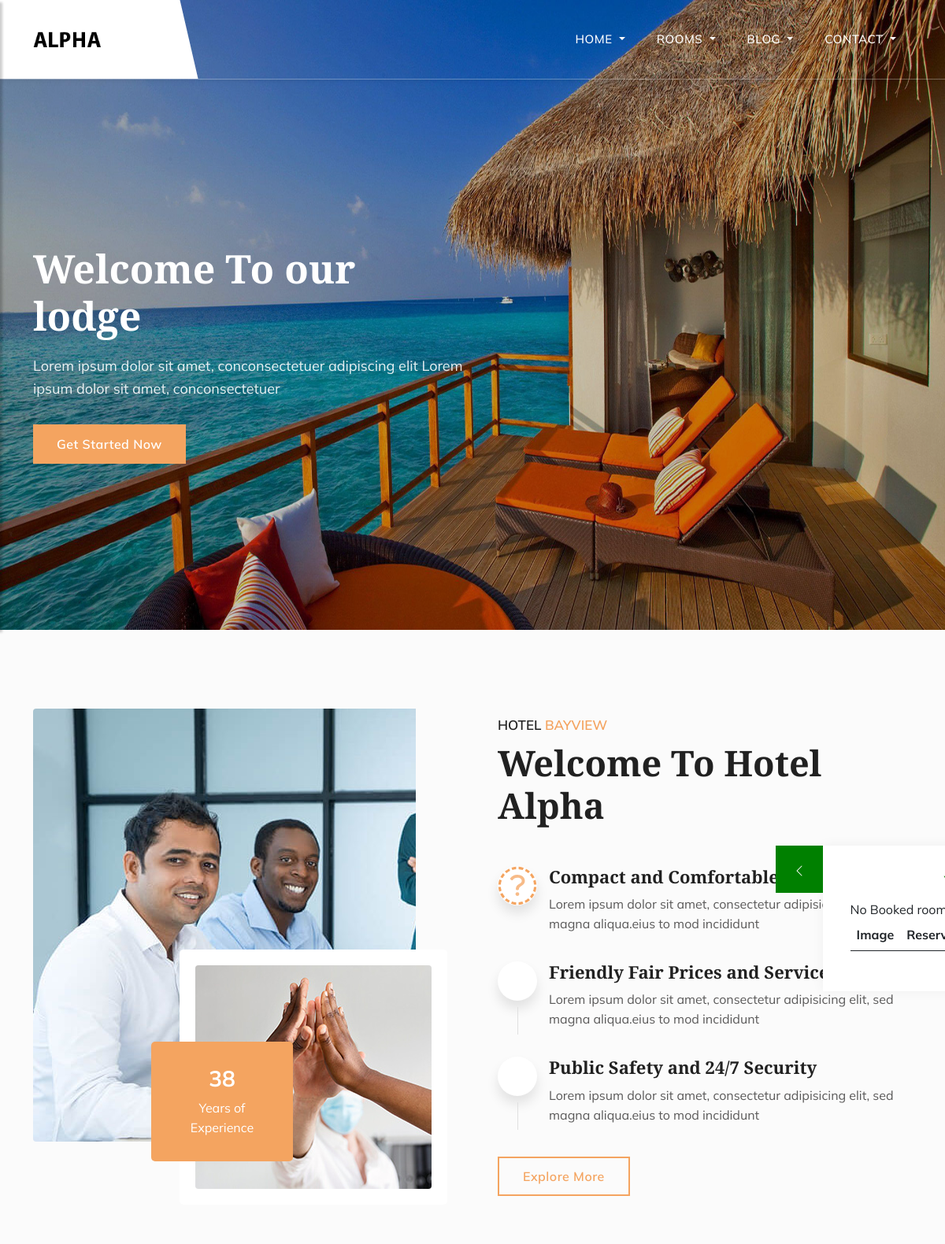
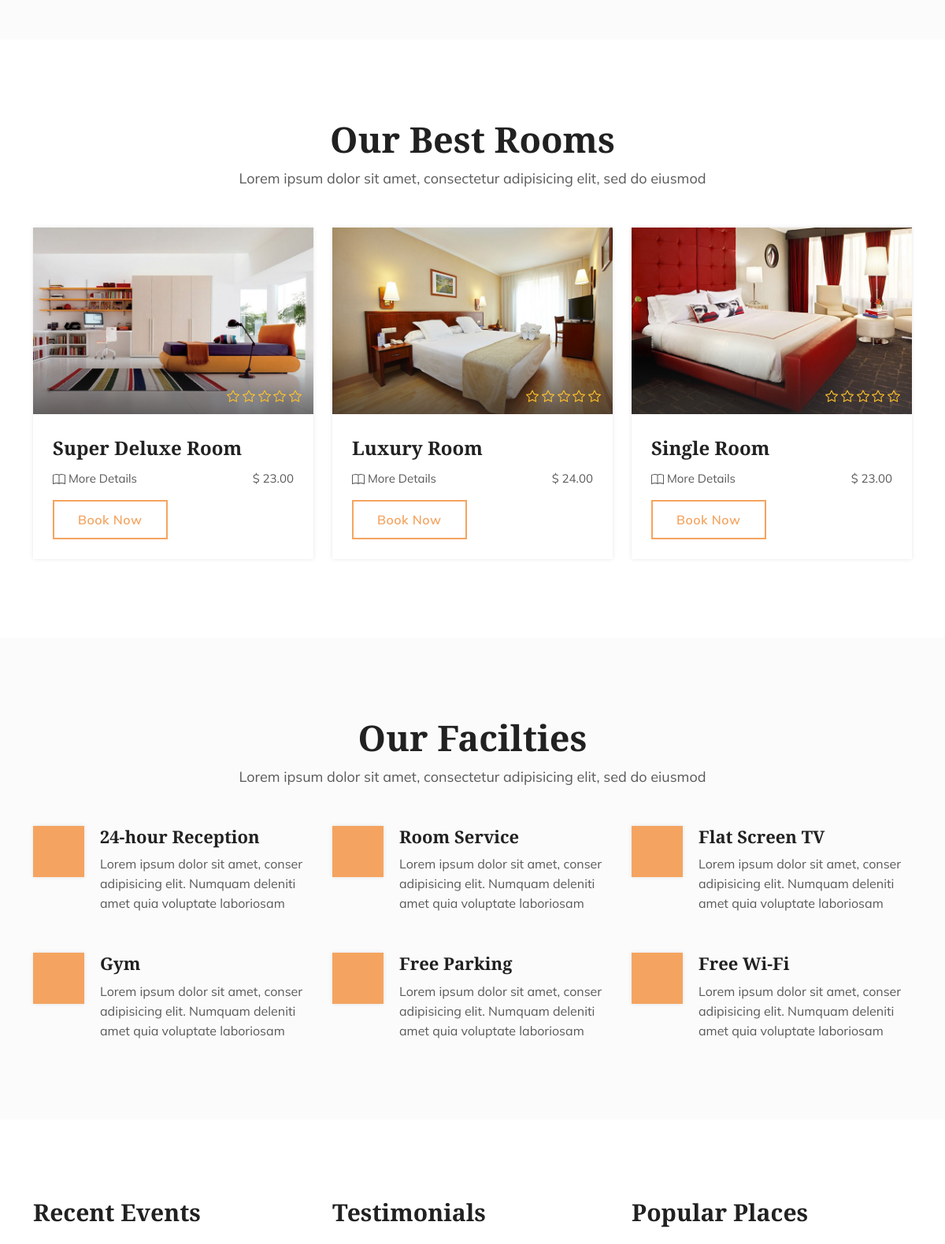
The page / (upper part) on the database its author committed (2 pictures, top to bottom).
### lodge_app/models.py (models this page shows, shortened)
class Room(models.Model):
    number = models.IntegerField()
    lodge = models.ForeignKey("Lodge", on_delete=models.CASCADE)
    name = models.CharField(max_length=50)
    price = models.DecimalField(max_digits=12, decimal_places=2)
    published = models.BooleanField(default=True, null=True)
    booked = models.BooleanField(default=False, null=True)
    description = models.TextField(null = True)
    thumbnail= models.ImageField(upload_to='rooms_images/%Y/%m/%d/', null=True)
    updated_at = models.DateTimeField(auto_now=True)
    created_at = models.DateTimeField(auto_now_add=True, null=True)
    class Meta:
        verbose_name = "Room"
        verbose_name_plural = "Rooms"
        db_table = "Lodge_room"

### lodge_app/views.py (the view)
# urls.py: path('', views.index, name='home'),
def index(request):
    user = request.user if type(request.user) is not AnonymousUser else None
    try:
        rooms = Room.objects.filter(published=True, booked=False).order_by('-created_at')
        my_booked_rooms = Reservation.objects.filter(guest=user)
        context = {
            'our_best_rooms': rooms,
            'my_booked_rooms': my_booked_rooms
        }
        return render(request, template_name='index.html', context=context)
    except:
        rooms = Room.objects.filter(published=True, booked=False).order_by('-created_at')
        context = {
            'our_best_rooms': rooms,
        }
        return render(request, template_name='index.html', context=context)

### templates/index.html (shortened to what this page needs)
<!DOCTYPE html>
<html lang="zxx">
{% load static %}
{% include 'html_utils/head.html' %}
<body>
<div class="option-panel option-panel-collased">
    <h2 style="color:green;">Your Reserved Rooms</h2>
    <table class="table">
        <thead>
            <tr>
             <th scope="col">Image</th>
            <th scope="col">Reservation code</th>
            </tr>
        </thead>
    </table>
    <div style="background-color: green;" class="setting-button">
        <svg xmlns="http://www.w3.org/2000/svg" width="16" height="16" fill="currentColor" class="bi bi-chevron-left" viewBox="0 0 16 16">
        <path fill-rule="evenodd" d="M11.354 1.646a.5.5 0 0 1 0 .708L5.707 8l5.647 5.646a.5.5 0 0 1-.708.708l-6-6a.5.5 0 0 1 0-.708l6-6a.5.5 0 0 1 .708 0z"/>
        </svg>
    </div>
</div>
{% include 'html_utils/header.html' %}
<div class="banner" id="banner-2">
    <div id="carouselExampleFade" class="carousel slide carousel-fade" data-bs-ride="carousel">
        <div class="carousel-inner">
            <div class="carousel-item item active">
                <img class="d-block w-100 h-100" src="{% static 'assets/img/img-3.jpg'%}" alt="banner">
                <div class="carousel-caption banner-slider-inner d-flex h-100">
                    <div class="carousel-content container align-self-center">
                        <div class="row bti-section">
                            <div class="col-lg-7 col-md-12 align-self-center">
                                <div class="banner-test-info wow fadeInLeft delay-04s">
                                    <h2>Welcome To our lodge</h2>
                                    <p>Lorem ipsum dolor sit amet, conconsectetuer adipiscing elit Lorem ipsum dolor sit amet, conconsectetuer</p>
                                    <a class="btn-lg btn-4 btn-6" href="#">Get Started Now</a>
                                </div>
                            </div>
                        </div>
                    </div>
                </div>
            </div>
        </div>
    </div>
</div>
<div class="about-hotel-alpha content-area-6">
    <div class="container">
        <div class="row">
            <div class="col-lg-6 col-md-12 wow fadeInLeft delay-04s">
                <div class="about-img-section">
                    <div class="image-box">
                        <div class="image-1"><img src="{% static 'assets/img/img-4.jpg'%}" class="rounded" alt="photo"></div>
                        <div class="image-2"><img src="{% static 'assets/img/img-5.jpg'%}" class="rounded" alt="photo"></div>
                    </div>
                    <div class="about-box-Experience">
                        <h3 class="text-white">38</h3>
                        <p class="mb-0 text-white">Years of Experience</p>
                    </div>
                </div>
            </div>
            <div class="col-lg-6 col-md-12 wow fadeInRight delay-04s align-self-center">
                <div class="about-content-section">
                    <h5>Hotel <span>Bayview</span></h5>
                    <h1>Welcome To Hotel Alpha</h1>
                    <ul class="network-list mb-40">
                        <li>
                            <i class="icon fa fa-building-o"></i>
                            <h4>Compact and Comfortable Rooms</h4>
                            <p>Lorem ipsum dolor sit amet, consectetur adipisicing elit, sed magna aliqua.eius to mod incididunt</p>
                        </li>
                        <li>
                            <i class="icon flaticon-room-service"></i>
                            <h4>Friendly Fair Prices and Service</h4>
                            <p>Lorem ipsum dolor sit amet, consectetur adipisicing elit, sed magna aliqua.eius to mod incididunt</p>
                        </li>
                        <li>
                            <i class="icon flaticon-school-call-phone-reception"></i>
                            <h4>Public Safety and 24/7 Security</h4>
                            <p>Lorem ipsum dolor sit amet, consectetur adipisicing elit, sed magna aliqua.eius to mod incididunt</p>
                        </li>
                    </ul>
                    <a class="btn-lg btn-5" href="#"><span>Explore More</span></a>
                </div>
            </div>
        </div>
    </div>
</div>
<div class="content-area hotel-section bg-grey">
    <div class="overlay">
        <div class="container">
            <div class="main-title">
                <h1>Our Best Rooms</h1>
                <p>Lorem ipsum dolor sit amet, consectetur adipisicing elit, sed do eiusmod</p>
            </div>
            <div class="row wow fadeInUp delay-04s">
               {% for room in our_best_rooms %}
                <div class="col-lg-4 col-md-6 col-sm-12">
                    <div class="hotel-box">
                        <div class="photo-thumbnail">
                            <div class="photo">
                                <img src="{{room.thumbnail.url}}" alt="photo" class="img-fluid w-100">
                            </div>
                            <div class="pr">
                                <div class="rating">
                                </div>
                            </div>
                        </div>
                        <div class="detail clearfix">
                            <h3>
                                <a href="{% url 'room_details' room.id %}">{{room.name}}</a>
                            </h3>
                            <p style="display:flex; justify-content: space-between;" class="location">
                                <a href="{% url 'room_details' room.id %}">
                                   More Details
                                </a>
                                  <span>$ {{room.price}}<span/>
                            </p>
                            <div  class="fecilities w-100">
                                <a class="btn-lg btn-5" href="{% url 'room_details' room.id %}"><span>Book Now</span></a>
                            </div>
                        </div>
                    </div>
                </div>
                {%empty%}
                No rooms
              {%endfor%}
            </div>
        </div>
    </div>
</div>
<div class="our-facilties-section content-area-5">
    <div class="overlay">
        <div class="container">
            <div class="main-title">
                <h1>Our Facilties</h1>
                <p>Lorem ipsum dolor sit amet, consectetur adipisicing elit, sed do eiusmod</p>
            </div>
            <div class="row">
                <div class="col-lg-4 col-md-6 col-sm-12 wow fadeInLeft delay-04s">
                    <div class="services-box-2 d-flex">
                        <div class="icon">
                            <i class="flaticon-school-call-phone-reception"></i>
                        </div>
                        <div class="contant">
                            <h3><a href="#">24-hour Reception</a></h3>
                            <p>Lorem ipsum dolor sit amet, conser adipisicing elit. Numquam deleniti amet quia voluptate laboriosam</p>
                        </div>
                    </div>
                </div>
                <div class="col-lg-4 col-md-6 col-sm-12 wow fadeInUp delay-04s">
                    <div class="services-box-2 d-flex">
                        <div class="icon">
                            <i class="flaticon-room-service"></i>
                        </div>
                        <div class="contant">
                            <h3><a href="#">Room Service</a></h3>
                            <p>Lorem ipsum dolor sit amet, conser adipisicing elit. Numquam deleniti amet quia voluptate laboriosam</p>
                        </div>
                    </div>
                </div>
                <div class="col-lg-4 col-md-6 col-sm-12 wow fadeInRight delay-04s">
                    <div class="services-box-2 d-flex">
                        <div class="icon">
                            <i class="flaticon-graph-line-screen"></i>
                        </div>
                        <div class="contant">
                            <h3><a href="#">Flat Screen TV</a></h3>
                            <p>Lorem ipsum dolor sit amet, conser adipisicing elit. Numquam deleniti amet quia voluptate laboriosam</p>
                        </div>
                    </div>
                </div>
                <div class="col-lg-4 col-md-6 col-sm-12 wow fadeInLeft delay-04s">
                    <div class="services-box-2 d-flex">
                        <div class="icon">
                            <i class="flaticon-weightlifting"></i>
                        </div>
                        <div class="contant">
                            <h3><a href="#">Gym</a></h3>
                            <p>Lorem ipsum dolor sit amet, conser adipisicing elit. Numquam deleniti amet quia voluptate laboriosam</p>
                        </div>
                    </div>
                </div>
                <div class="col-lg-4 col-md-6 col-sm-12 wow fadeInUp delay-04s">
                    <div class="services-box-2 d-flex">
                        <div class="icon">
                            <i class="flaticon-parking"></i>
                        </div>
                        <div class="contant">
                            <h3><a href="#">Free Parking</a></h3>
                            <p>Lorem ipsum dolor sit amet, conser adipisicing elit. Numquam deleniti amet quia voluptate laboriosam</p>
                        </div>
                    </div>
                </div>
                <div class="col-lg-4 col-md-6 col-sm-12 wow fadeInRight delay-04s">
                    <div class="services-box-2 d-flex">
                        <div class="icon">
                            <i class="flaticon-wifi-connection-signal-symbol"></i>
                        </div>
                        <div class="contant">
                            <h3><a href="#">Free Wi-Fi</a></h3>
                            <p>Lorem ipsum dolor sit amet, conser adipisicing elit. Numquam deleniti amet quia voluptate laboriosam</p>
                        </div>
                    </div>
                </div>
            </div>
        </div>
    </div>
</div>
<div class="news-popular-testimonials-section">
    <div class="container">
        <div class="row">
            <div class="col-lg-4 col-md-6 col-sm-12 wow fadeInLeft delay-04s">
                <div class="recent-news mb-50">
                    <div class="main-title">
                        <h1>Recent Events</h1>
                    </div>
                </div>
            </div>
            <div class="col-lg-4 col-md-6 col-sm-12 wow fadeInUp delay-04s">
                <div class="main-title">
                    <h1>Testimonials</h1>
                </div>
            </div>
            <div class="col-lg-4 col-md-12 col-sm-12 wow fadeInRight delay-04s">
                <div class="gallery-section">
                    <div class="main-title">
                        <h1>Popular Places</h1>
                    </div>
                </div>
            </div>
        </div>
    </div>
</div>
</body>
</html>

### static/assets/css/initial.css (style rules this page uses)
.banner { position: relative; }
.banner .item img { height: 100%; width: 100%; }
.banner .banner-test-info { text-align: left; max-width: 550px; }
.banner .banner-slider-inner { top: 0%; display: inline-block; text-shadow: none; right: 0%; left: 0%; padding: 0; bottom: 0%; background-color: rgb(0 0 0 / 21%); display: flex !important; }
.banner h2 { color: #fff; margin: 0 0 20px; font-weight: 700; font-size: 50px; }
.banner .item { height: 100vh; }
.banner p { margin-bottom: 30px; color: #fff; line-height: 1.6; font-size: 18px; font-weight: 400; opacity: 0.9; font-family: 'Mulish', sans-serif; }
#banner-2 .bti-section { margin-top: 100px; }
@media (min-width: 992px) { .banner .item img { animation: bgburnsEast 25s linear infinite alternate; -webkit-animation: bgburnsEast 25s linear infinite alternate; } }

### static/assets/css/default.css (style rules this page uses)
.setting-button { background: #F4A460; }
.btn-5:after { background: #F4A460; }
.btn-5 { color: #F4A460; border: 2px solid #F4A460; }
.about-hotel-alpha .about-content-section h5 span { color: #F4A460; }
.about-hotel-alpha .about-img-section .about-box-Experience { background: #F4A460; }
.about-content-section .network-list li .icon { color: #F4A460; }
.services-box-2 i { background: #F4A460; }
.btn-4 { background: #F4A460; }
.btn-4:after { background: #e49755; }
.option-panel h2 { color: #F4A460; }

### rows shown on the page
Room: thumbnail (picture), name "Super Deluxe Room", price "23.00"
Room: thumbnail (picture), name "Luxury Room", price "24.00"
Room: thumbnail (picture), name "Single Room", price "23.00"
